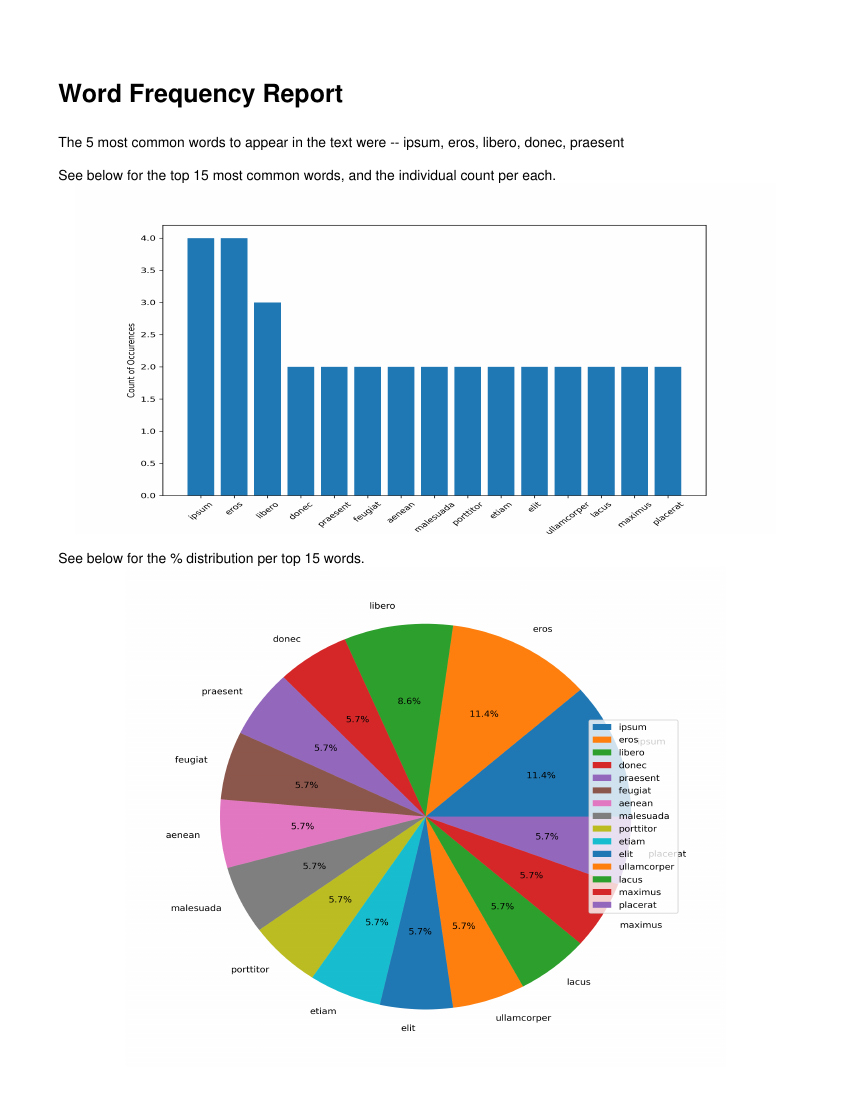

The Python source for this figure:
# define imports
import io

from reportlab.lib.pagesizes import letter
from reportlab.platypus import SimpleDocTemplate, Paragraph, Spacer, Image
from reportlab.lib.styles import getSampleStyleSheet
from reportlab.lib.units import inch

import pandas as pd
import re
import numpy as np
import matplotlib.pyplot as plt
import sys

txt = sys.argv[1]
min_char = int(sys.argv[2])

# open text file contraining string to analyze
text = open(txt).read()
# remove special characters and convert to lower case
text = re.sub(r"[^a-zA-Z0-9 ]", "", text).lower()
text_split = text.split()
wordfreq = [text_split.count(w) for w in text_split] # count instances of each word

# convert list into dataframe (take mean to remove duplicates for the final dataset)
list_freq = pd.DataFrame(list(zip(text_split, wordfreq)))
list_freq.columns =['word', 'frequency']
list_freq = list_freq[list_freq['word'].str.len() >= min_char]
list_freq = list_freq.groupby('word').mean()

# prepare datasets for both the top 5 and 15 groups
list_freq_top20 = list_freq.sort_values(by='frequency', ascending = False).head(15).reset_index()
list_freq_top5 = list_freq.sort_values(by='frequency', ascending = False).head(5).reset_index()
# covert top 5 into string to be used in call out for first text sentence in PDF
list_top5 = list(list_freq_top5['word'])
str_top5 = ', '.join(str(e) for e in list_top5)


# set up function for the styling of all text items
def add_text(text, style="Normal", fontsize=10):
    pdf_report.append(Spacer(1,12))
    ptext = "<font size={}>{}</font>".format(fontsize, text)
    pdf_report.append(Paragraph(ptext, styles[style]))
    
# utilize basic styles and define PDF attributes
styles=getSampleStyleSheet()
doc = SimpleDocTemplate("word_frequency.pdf",pagesize=letter,
                        rightMargin=inch/2,leftMargin=inch/2,
                        topMargin=38,bottomMargin=18)


# begin defining the PDF components
pdf_report=[]


# add title header
add_text("Word Frequency Report", style="Heading1", fontsize=18)
# add intro sentence with top 5 words
add_text('The 5 most common words to appear in the text were -- ' + str_top5)


# add title and plot for bar chart section
add_text("See below for the top 15 most common words, and the individual count per each.")
plt.figure(figsize=(10, 6.8))
plt.bar(list_freq_top20['word'], list_freq_top20['frequency'])
# plt.tight_layout()
plt.xlabel('Words')
plt.ylabel('Count of Occurences')
plt.xticks(rotation=45)
# create and save image to bar chart buffer
bar = io.BytesIO()
plt.savefig(bar, format='png', dpi=300)
bar.seek(0)
plt.close() # you'll want to close the figure once its saved to buffer
bar_img = Image(bar, 7*inch, 3.5*inch)
pdf_report.append(bar_img)


# add title and plot for pie chart section
add_text("See below for the % distribution per top 15 words.")
plt.figure(figsize=(9, 8))
        # explode = (.1, 0, 0, 0, 0, 0, 0, 0, 0, 0, 0, 0, 0, 0, 0)  # --> this needs to be implemented with a constraint on how many items are present in x axis
plt.pie(list_freq_top20['frequency'], labels=list_freq_top20['word'], autopct='%1.1f%%')
plt.tight_layout()
plt.legend(list_freq_top20['word'], loc="right")
# create and save image to pie chart buffer
pie = io.BytesIO()
plt.savefig(pie, format='png', dpi=300)
pie.seek(0)
plt.close()
pie_img = Image(pie, 6*inch, 5*inch)
pdf_report.append(pie_img)

# this will enable the build of the PDF
doc.build(pdf_report)

# close both buffers
bar.close()
pie.close()
